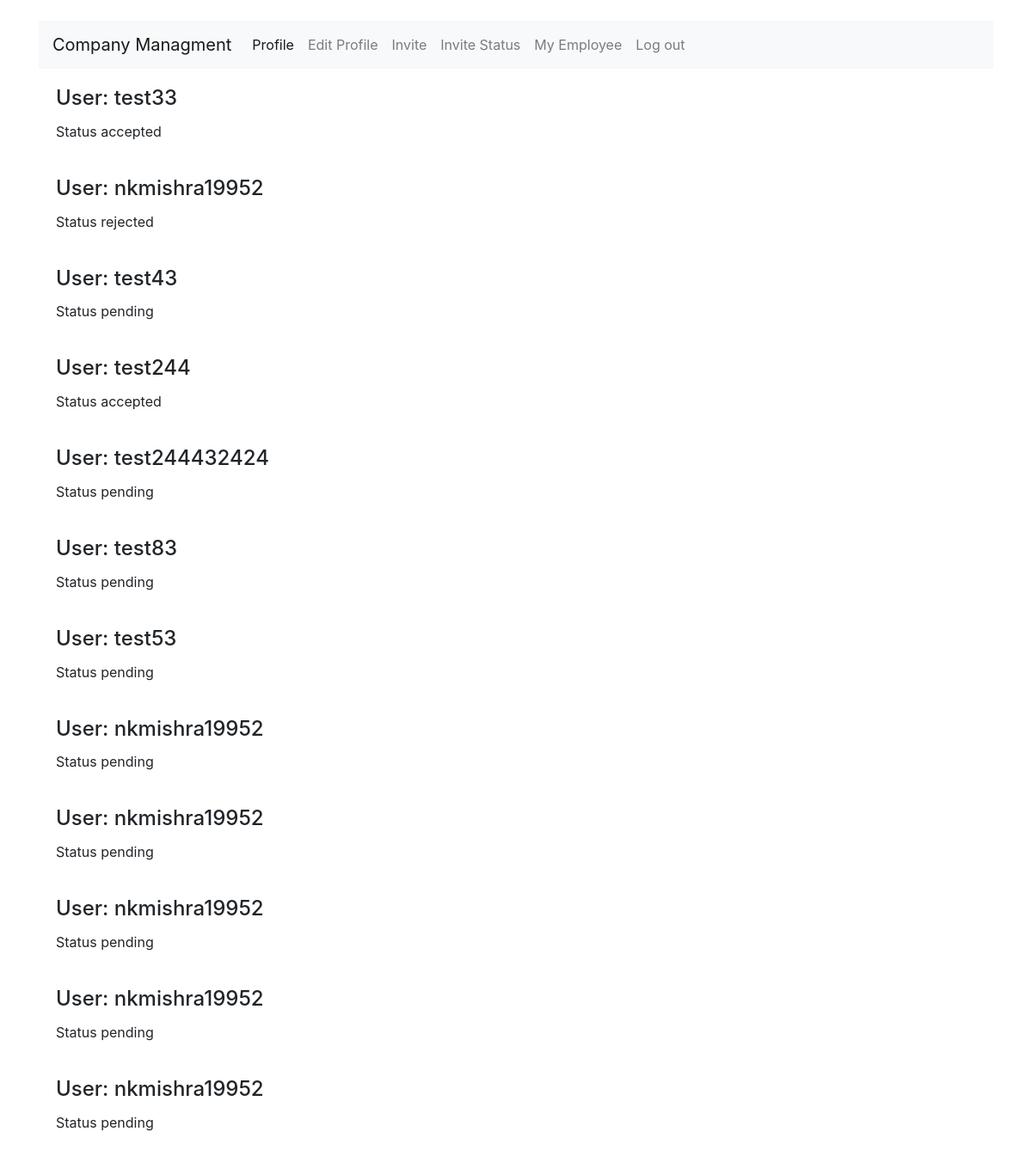
/invite_status/ (signed in), run on the app's committed database.
### companyManagment/models.py (models this page shows, shortened)
class Invitation(models.Model):
    user = models.ForeignKey(User, on_delete=models.CASCADE)
    invitedby = models.ForeignKey(
        User, default=17, on_delete=models.CASCADE, related_name='invitedby')
    text = models.CharField(max_length=100, default='')
    status = models.CharField(max_length=50, default='')
    objects = models.Manager()

### companyManagment/views.py (the view)
# urls.py: url(r'^invite_status/', views.invite_status, name='invite_status'),
@login_required
def invite_status(request, pk=None):
    if pk:
        user = User.objects.get(pk=pk)
    else:
        user = request.user
        if not user.userprofile.admin:
            return redirect('login')
    invited = Invitation.objects.filter(invitedby=request.user)
    args = {'user': user, 'invited': invited}
    return render(request, 'accounts/invite_status.html', args)

### companyManagment/templates/accounts/invite_status.html (shortened to what this page needs)
{% extends 'base.html' %}  {% block body %}
<div class="container">
     {% for list in invited %}
    <div class="card-body">
        <h4 class="card-title">User: {{list.user}}</h4>
        <p class="card-text"> Status {{list.status}}</p>
    </div>
    {% endfor %}
</div>
{% endblock %}

### companyManagment/templates/base.html (shortened to what this page needs)
<html>
<head>
    <link rel="stylesheet" href="https://stackpath.bootstrapcdn.com/bootstrap/4.1.3/css/bootstrap.min.css"
>
</head>
<body>
    <br>
    <div class="container">
        <nav class="navbar navbar-expand-lg navbar-light bg-light">
            <a class="navbar-brand" href="#">Company Managment</a>
            <div class="collapse navbar-collapse" id="navbarSupportedContent">
                <ul class="navbar-nav mr-auto">
                    {% if user.is_authenticated %}
                    <li class="nav-item active">
                        <a class="nav-link" href="{% url 'view_profile' %}">Profile
                        </a>
                    </li>
                    <li class="nav-item">
                        <a class="nav-link" href="{% url 'edit_profile' %}">Edit Profile</a>
                    </li>
                    {% if user.userprofile.admin %}
                    <li class="nav-item">
                        <a class="nav-link" href="{% url 'invite_employee' %}">Invite</a>
                    </li>
                    <li class="nav-item">
                        <a class="nav-link" href="{% url 'invite_status' %}">Invite Status</a>
                    </li>
                    <li class="nav-item">
                        <a class="nav-link" href="{% url 'myemployee' %}">My Employee</a>
                    </li>
                    {% else %}
                    <li class="nav-item">
                        <a class="nav-link" href="{% url 'recievied_invitations' %}">Invitations</a>
                    </li>
                    {% endif %}
                    <li class="nav-item">
                        <a class="nav-link" href="{% url 'logout' %}">Log out</a>
                    </li>
                    {% endif %}
                </ul>
            </div>
        </nav>
    </div>
    {% block body %}{% endblock %}
</body>
</html>

### data on the page
Invitation: user "test33", status "accepted"
Invitation: user "nkmishra19952", status "rejected"
Invitation: user "test43", status "pending"
Invitation: user "test244", status "accepted"
Invitation: user "test244432424", status "pending"
Invitation: user "test83", status "pending"
Invitation: user "test53", status "pending"
Invitation: user "nkmishra19952", status "pending"
Invitation: user "nkmishra19952", status "pending"
Invitation: user "nkmishra19952", status "pending"
Invitation: user "nkmishra19952", status "pending"
Invitation: user "nkmishra19952", status "pending"
